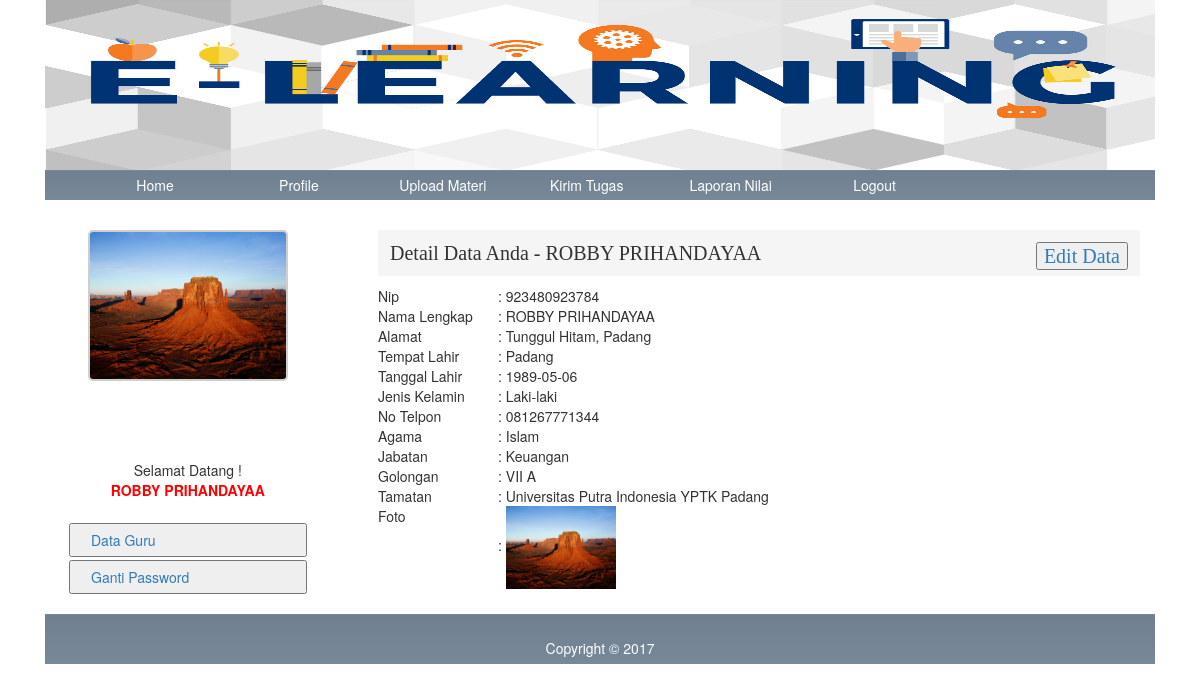
The app's page /index.php?page=dataguru (signed in) with its own data.
### tables this page shows
CREATE TABLE IF NOT EXISTS `tbl_guru` (
  `nip` varchar(20) NOT NULL,
  `password` varchar(20) NOT NULL,
  `nm_guru` varchar(40) NOT NULL,
  `alamat` varchar(150) NOT NULL,
  `tempat_lahir` varchar(30) NOT NULL,
  `tanggal_lahir` varchar(13) NOT NULL,
  `jenis_kelamin` varchar(10) NOT NULL,
  `foto` varchar(40) NOT NULL,
  `telpon` varchar(12) NOT NULL,
  `agama` varchar(10) NOT NULL,
  `jabatan` varchar(40) NOT NULL,
  `gol` varchar(7) NOT NULL,
  `tamatan` varchar(150) NOT NULL,
  `level` varchar(10) NOT NULL DEFAULT 'guru',
  PRIMARY KEY (`nip`)
);

### dataguru.php (the view, shortened to what this page needs)
<?php
	$r = mysql_fetch_array(mysql_query("SELECT * FROM tbl_guru where nip='$_SESSION[nip]'"));
if ($_GET[aksi]=='edit'){
	echo "<div class='artikel'>
		  <h1>Edit Data Anda - $r[nm_guru]</h1>
			  <form action='' method='POST' enctype='multipart/form-data'>
					<table width=100%>
					<input type='hidden' value='$r[nip]' name='id'>
						<tr><td width=120>Nip</td><td><input type='text' name='a' value='$r[nip]'></td></tr>
						<tr><td width=120>Nama Lengkap</td><td><input style='width:60%' type='text' name='c' value='$r[nm_guru]'></td></tr>
						<tr><td width=120 valign=top>Alamat</td><td><textarea style='width:90%; height:60px' name='d'>$r[alamat]</textarea></td></tr>
						<tr><td width=120>Tempat Lahir</td><td><input style='width:50%' type='text' name='e' value='$r[tempat_lahir]'></td></tr>
						<tr><td width=120>Tanggal Lahir</td><td><input type='text' name='f' value='$r[tanggal_lahir]'></td></tr>
						<tr><td width=120>Jenis Kelamin</td><td>";
															if ($r[jenis_kelamin]=='Laki-laki'){
																echo "<input type='radio' name='g' value='Laki-laki' checked> Laki-laki
																<input type='radio' name='g' value='Perempaun'> Perempaun";
															}else{
																echo "<input type='radio' name='g' value='Laki-laki'> Laki-laki
																<input type='radio' name='g' value='Perempaun' checked> Perempaun";
															}
															echo "</td></tr>
						<tr><td width=120>No Telpon</td><td><input type='text' name='h' value='$r[telpon]'></td></tr>
						<tr><td width=120>Agama</td><td><select name='i'>
															<option value='$r[agama]'>$r[agama]</option>
															<option value='Islam'>Islam</option>
															<option value='Kristen'>Kristen</option>
															<option value='Hindu'>Hindu</option>
															<option value='Budha'>Budha</option>
															<option value='Dll'>Dll</option>
													    </select></td></tr>
						<tr><td width=120>Jabatan</td><td><input style='width:40%' type='text' name='j' value='$r[jabatan]'></td></tr>
						<tr><td width=120>Golongan</td><td><input  style='width:10%' type='text' name='k' value='$r[gol]'></td></tr>
						<tr><td width=120>Tamatan</td><td><input style='width:60%' type='text' name='l' value='$r[tamatan]'></td></tr>
						<tr><td width=120>Foto</td><td><input type='file' name='m'></td></tr>
						<tr><td width=120>Ganti Foto</td><td><img width='110px' src='foto_guru/$r[foto]'></td></tr>
						<tr><td width=120></td><td><hr style='color:#fff'><input type='submit' name='update' value='Update'></td></tr>
					</table>
			  </form>
		  </div>";
}else{
echo "<div class='artikel'>
	  <h1>Detail Data Anda - $r[nm_guru] <a style='float:right' href='index.php?page=dataguru&aksi=edit'><input type='button' value='Edit Data'></a></h1>
				<table width=100%>
					<tr><td width=120>Nip</td>				<td> : $r[nip]</td></tr>
					<tr><td width=120>Nama Lengkap</td>		<td> : $r[nm_guru]</td></tr>
					<tr><td width=120 valign=top>Alamat</td><td> : $r[alamat]</td></tr>
					<tr><td width=120>Tempat Lahir</td>		<td> : $r[tempat_lahir]</td></tr>
					<tr><td width=120>Tanggal Lahir</td>	<td> : $r[tanggal_lahir]</td></tr>
					<tr><td width=120>Jenis Kelamin</td>	<td> : $r[jenis_kelamin]</td></tr>
					<tr><td width=120>No Telpon</td>		<td> : $r[telpon]</td></tr>
					<tr><td width=120>Agama</td>			<td> : $r[agama]</td></tr>
					<tr><td width=120>Jabatan</td>			<td> : $r[jabatan]</td></tr>
					<tr><td width=120>Golongan</td>			<td> : $r[gol]</td></tr>
					<tr><td width=120>Tamatan</td>			<td> : $r[tamatan]</td></tr>
					<tr><td width=120 valign=top>Foto</td>				<td valign=top> :  <img width='110px' src='foto_guru/$r[foto]'></td></tr>
				</table>
	  </div>";
}
?>

### sidebar-left.php (shortened to what this page needs)
<div class='sidebar'>
			<?php
			 if ($_SESSION[level]=='admin'){
			 	echo "<h2>Menu Administrator</h2>";
				echo "<a href='index.php?page=kelolakelas'><input type='button' style='width:100%; padding:5px 5px 5px 20px; text-align:left;  margin-top:3px' value='Kelola Kelas'></a>
						  <a href='index.php?page=kelolamapel'><input type='button' style='width:100%; padding:5px 5px 5px 20px; text-align:left;  margin-top:3px' value='Kelola Mata Pelajaran'></a>
						  <a href='index.php?page=kelolajadwal'><input type='button' style='width:100%; padding:5px 5px 5px 20px; text-align:left;  margin-top:3px' value='Kelola Jadwal Menagajar'></a>
						  <a href='index.php?page=gantipasswordadmin'><input type='button' style='width:100%; padding:5px 5px 5px 20px; text-align:left;  margin-top:3px' value='Ganti Password'></a><br><br>";
			 		echo "<h2>Kalender</h2>";
					  $tgl_skrg=date("d");
					  $bln_skrg=date("n");
					  $thn_skrg=date("Y");
					echo buatkalender($tgl_skrg,$bln_skrg,$thn_skrg);
			 }elseif($_SESSION[level]=='guru'){
				$g = mysql_fetch_array(mysql_query("SELECT * FROM tbl_guru where nip='$_SESSION[nip]'"));
				echo "<center>
							<div style='height:230px; overflow:hidden;'><img style=' border-radius:5px; border:2px solid #cecece; width:200px;' src='foto_guru/$g[foto]'></div>
							Selamat Datang !<br> <b style='color:red; margin-bottom:10px'>$_SESSION[nm_guru]</b> </center>
						  <br>
						  <a href='index.php?page=dataguru'><input type='button' style='width:100%; padding:5px 5px 5px 20px; text-align:left;  margin-top:3px' value='Data Guru'></a>
						  <a href='index.php?page=gantipasswordguru'><input type='button' style='width:100%; padding:5px 5px 5px 20px; text-align:left;  margin-top:3px' value='Ganti Password'></a>";
			 }
			?>
		</div>

### css/style.css (style rules this page uses)
.artikel h1 { font-size:20px; background:#F5F5F5; padding:12px; font-family: Broadway; }
body { background-size: cover; }
.artikel { margin-left:15px; clear:both; }
.sidebar { margin:0px 8px 0px 12px; }
#sidebar .sidebar a { text-decoration:none; }

### records on screen
tbl_guru: nm_guru "ROBBY PRIHANDAYAA", nip "923480923784", alamat "Tunggul Hitam, Padang", tempat_lahir "Padang", tanggal_lahir "1989-05-06", jenis_kelamin "Laki-laki", telpon "081267771344", agama "Islam", jabatan "Keuangan", gol "VII A", tamatan "Universitas Putra Indonesia YPTK Padang", foto (picture)

### other values on screen
$_SESSION[nm_guru] "ROBBY PRIHANDAYAA"
